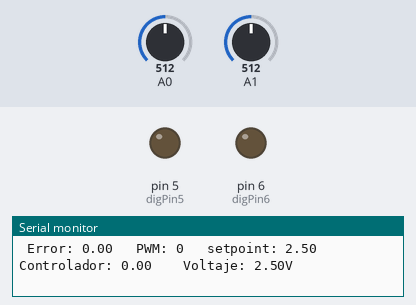
Bench run of a sketch on a simulated Arduino Uno, built with avr-gcc and run on an emulated ATmega328P. Shown: output pins drawn as LEDs (lit = HIGH), the last lines printed to the serial monitor. The inputs (shaded band) are chosen by the test bench; at power-on: A0 = 512, A1 = 512.

Above: at 1.2 s.
1.3 s: A0 set to 716
At 3.8 s:
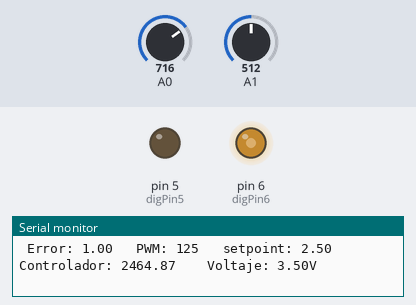
4.3 s: A1 set to 900
At 4.45 s:
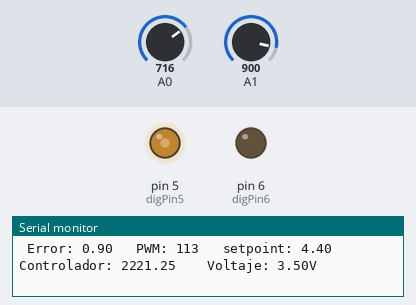
7.3 s: A0 set to 306
9.4 s: A1 set to 245
At 9.64 s:
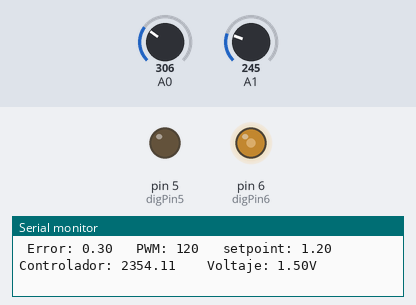
12.4 s: A0 set to 900
15.0 s: A1 set to 122
At 16.0 s:
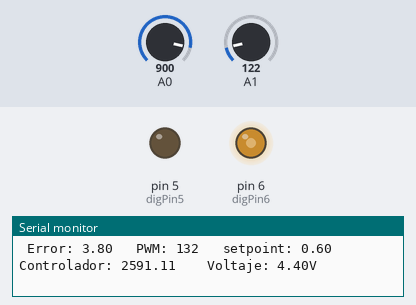
Timing chart, 0 to 18.0 s (numbered marks = the images above; inputs shaded):
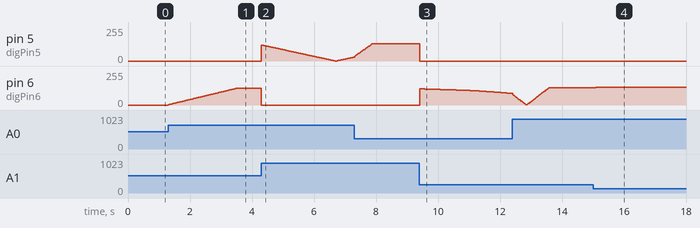

The sketch:

Controlador_PI.ino
```cpp
unsigned int Ts=20000; // Periodo de muestreo [us]
unsigned int t, t0;
int valor = 0,valor2=0;      // Variable donde almacenaremos el valor del potenciómetro
float voltaje = 0;  // Variable para almacenar el voltaje
int digPin5 = 5; // pin digital 5
int digPin6 = 6; // pin digital 6
int pot2;
float error, voltajeinicial,setpoint,control2,error2, controlador,integrador,limite;
float kp=45, ki=22;
int PWM;
//----------------------------------------------------------------------------------------

void setup() {
  // put your setup code here, to run once:
  pinMode(digPin5, OUTPUT);     // pin en modo salida
  pinMode(digPin6, OUTPUT);     // pin en modo salida
  analogWrite(digPin5, 0);
  analogWrite(digPin6, 0);
  Serial.begin(115200);
  t0=micros();

  valor2 = analogRead(A0);           // Leemos del pin A0 valor
  voltajeinicial = (valor2*5.00/1023.00);   // Calculamos el voltaje
  integrador=0;
}
//----------------------------------------------------------------------------------------

void loop() {
  // put your main code here, to run repeatedly:
  t=micros();

  if(t - t0 >= Ts){

   Planta();
  // printSerial();
    t0 = t;
  }

}

//----------------------------------------------------------------------------------------
//Funciones
void printSerial(){
  Serial.print("Ts: ");
  //Serial.print((t-t0)/1000);
  Serial.println(" [ms]");
}

//----------------------------------------------------------------------------------------

void Planta(){
   pot2= analogRead(A1);
   setpoint=(pot2*5.00/1023.00);

    valor = analogRead(A0);           // Leemos del pin A0 valor
    voltaje = (valor*5.00/1023.00);   // Calculamos el voltaje
    Serial.print("    Voltaje: ");
    Serial.print(voltaje);
    Serial.println("V");
    //delay(100);

   error=-(setpoint - voltaje);
   error2=-error;
   integrador=integrador+error2;
   limite=110;

   if (integrador >= limite){
      integrador = limite;
   } else if( integrador <= -limite){
      integrador = -limite;
   }

   controlador=kp*error2+ki*integrador;
   control2=abs(controlador);
   PWM=map(control2*5,0,25000,0,255);

   if (PWM>=255){
    PWM=255;
   }

        if (error>0){
        analogWrite(digPin6, PWM); // asigna el valor HIGH al pin
        analogWrite(digPin5, 0); // asigna el valor LOW al pin
        //delay(100);
        }

        if (error<0){
        analogWrite(digPin5, PWM); // asigna el valor HIGH al pin
        analogWrite(digPin6, 0); // asigna el valor LOW al pin
        //delay(100);
        }

        if (error==0){
        analogWrite(digPin5, 0); // asigna el valor HIGH al pin
        analogWrite(digPin6, 0); // asigna el valor LOW al pin
        //delay(100);
        }
   Serial.print("\n Error: ");
  Serial.print(abs(error));

     Serial.print("   PWM: ");
  Serial.print(PWM);

  Serial.print("   setpoint: ");
  Serial.print(setpoint);

  Serial.print("   Controlador: ");
  Serial.print(control2);
}
```

Measured:
- after the input at 1.3 s, pin 6 (digPin6): moves from 0/255 to 125/255 over 2.2 s, starting at once
- after the input at 4.3 s, pin 6 (digPin6): 125/255 → 0/255 at once
- after the input at 9.4 s, pin 5 (digPin5): 130/255 → 0/255 at once
- after the input at 15.0 s, pin 6 (digPin6): 130/255 → 132/255 after 0.08 s
